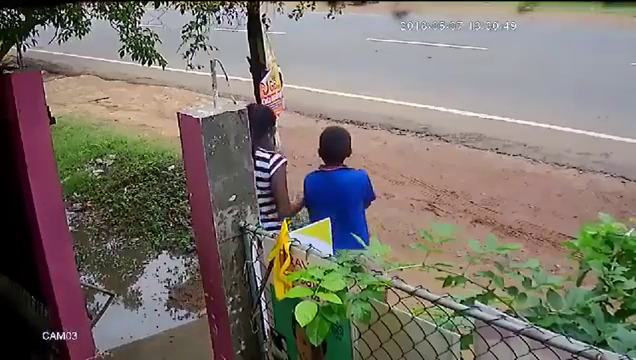
#> input picture frame 48 of Zensafe_Website_Backend/uploads/1740441847288-Road Accident CCTV_360p.mp4, 636 x 360 px, given in place of CCTV3.mp4, which was not available
$ python make_h5.py
#> lines starting #> are read from the running program, lines starting #| are printed output that depends on the picture; pictures that were not available may be replaced by others from this repository, and a replacement may not be noted
import cv2
import h5py
import os
from tqdm import tqdm
import numpy as np

"""
For training speed, we translate the video datasets into a single h5py file for reducing the indexing time in Disk
By keeping the compressed type as JPG, we can reduce the memory space

Here, we give the example as translating UCF-Crime training set into a single h5py file, you can modify it for other dataset
OR
You can modify the datasets/dataset.py for directly using the video files for testing!

"""


# [23 lines left out: function Video2ImgH5, not called in this run]


def Video2ImgH5_single(video_path, h5_path, segment_len=16, max_vid_len=10000000):
    """
    Convert a video to frames and save them as an H5 file for I3D model inference.
    Args:
        video_path (str): Path to the input video file.
        h5_path (str): Path to save the resulting H5 file.
        segment_len (int): The number of frames to process together in one batch.
        max_vid_len (int): Maximum video length in frames to process.
    """
#> called with video_path = 'C:\\Users\\pavan\\Downloads\\CCTV3.mp4', h5_path = 'C:\\Users\\pavan\\Downloads\\CCTV3.h5', segment_len = 16, max_vid_len = 10000000

    try:
        # Open the H5 file in append mode
        with h5py.File(h5_path, 'a') as h:

            # Open the video capture
            vc = cv2.VideoCapture(video_path)
            if not vc.isOpened():
                raise ValueError(f"Could not open video file {video_path}")

            vid_len = int(vc.get(cv2.CAP_PROP_FRAME_COUNT))
            vid_len = min(vid_len, max_vid_len)  # Limit video length to max_vid_len
            vidi = video_path.split('\\')[-1]
            print(f">>> Processing video {vidi} with {vid_len} frames.")

            # Process the video in segments of length `segment_len`
            for i in range(int(vid_len // segment_len)):
                tmp_frames = []
                key = os.path.basename(video_path).split('.')[0] + '-{0:06d}'.format(i)

                for j in range(segment_len):
                    ret, frame = vc.read()
                    if not ret:
                        print('Error reading frame, exiting...')
                        break  # Exit if frame reading fails

                    # Resize or preprocess frame if needed
                    # frame = cv2.resize(frame, (224, 224))  # Uncomment if resizing is needed

                    _, frame = cv2.imencode('.JPEG', frame)  # Encode frame to JPEG format
                    frame = np.array(frame).tobytes()  # Convert to bytes
                    tmp_frames.append(frame)

                # Check if frames were read
                if len(tmp_frames) == segment_len:
                    tmp_frames = np.asarray(tmp_frames)
                    # If dataset exists, delete it before creating new one
                    if key in h:
                        del h[key]  # Delete existing dataset with the same name
                    h.create_dataset(key, data=tmp_frames, chunks=True)
                else:
                    print(f"Error: Could not read enough frames for segment {i}.")
                    break  # Stop processing if not enough frames were read
#> this loop made 2 passes
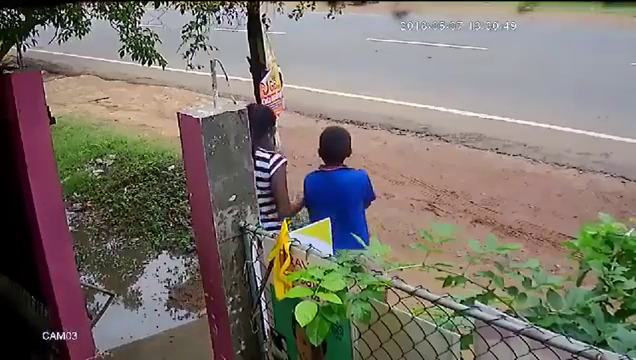
#> input picture frame 48 of Zensafe_Website_Backend/uploads/1740441847288-Road Accident CCTV_360p.mp4, 636 x 360 px, given in place of CCTV3.mp4, which was not available
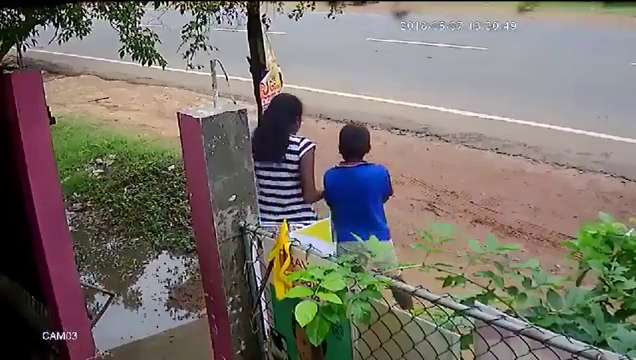
#> input picture frame 54 of Zensafe_Website_Backend/uploads/1740441847288-Road Accident CCTV_360p.mp4, 636 x 360 px, given in place of CCTV3.mp4, which was not available
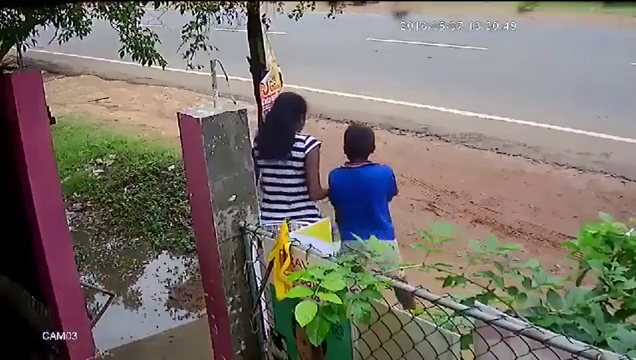
#> input picture frame 56 of Zensafe_Website_Backend/uploads/1740441847288-Road Accident CCTV_360p.mp4, 636 x 360 px, given in place of CCTV3.mp4, which was not available
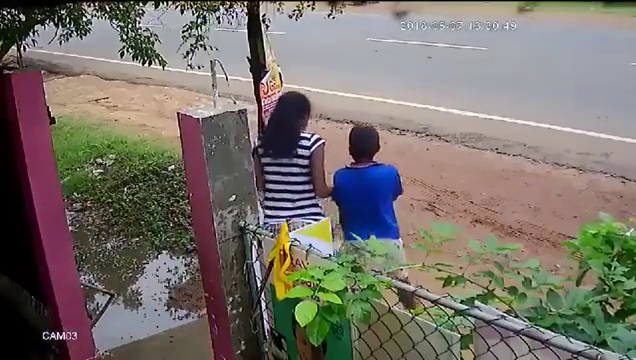
#> input picture frame 57 of Zensafe_Website_Backend/uploads/1740441847288-Road Accident CCTV_360p.mp4, 636 x 360 px, given in place of CCTV3.mp4, which was not available
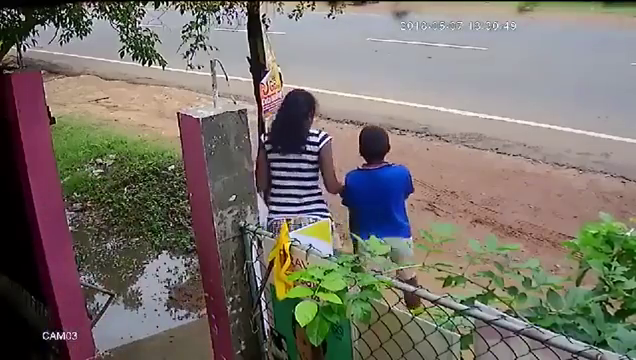
#> input picture frame 58 of Zensafe_Website_Backend/uploads/1740441847288-Road Accident CCTV_360p.mp4, 636 x 360 px, given in place of CCTV3.mp4, which was not available
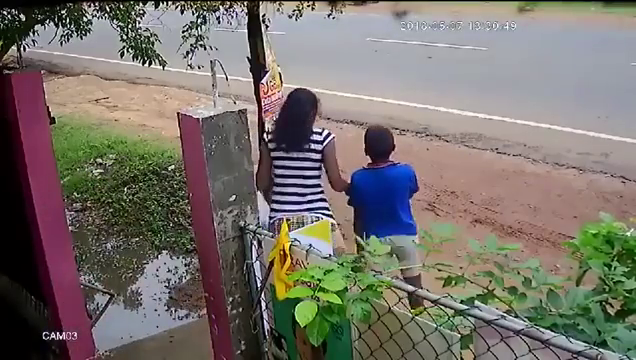
#> input picture frame 60 of Zensafe_Website_Backend/uploads/1740441847288-Road Accident CCTV_360p.mp4, 636 x 360 px, given in place of CCTV3.mp4, which was not available
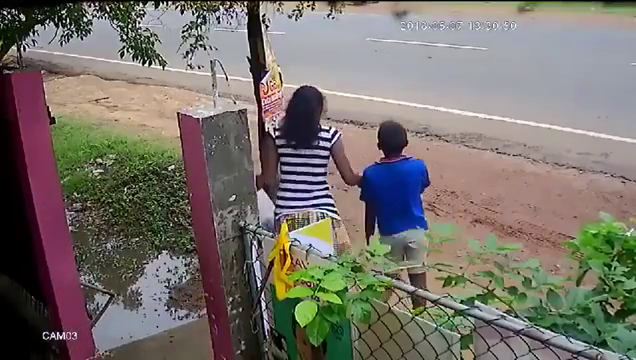
#> input picture frame 62 of Zensafe_Website_Backend/uploads/1740441847288-Road Accident CCTV_360p.mp4, 636 x 360 px, given in place of CCTV3.mp4, which was not available
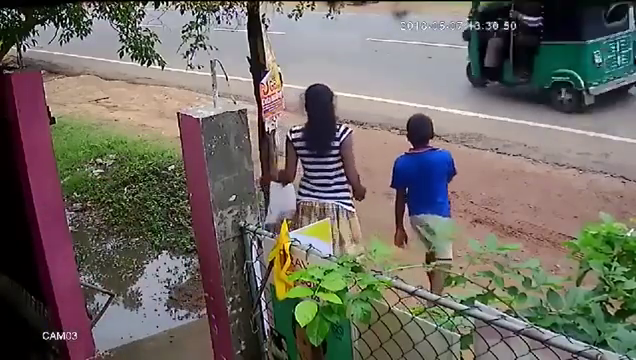
#> input picture frame 77 of Zensafe_Website_Backend/uploads/1740441847288-Road Accident CCTV_360p.mp4, 636 x 360 px, given in place of CCTV3.mp4, which was not available

            # print(f"Video processed and saved to H5 file {h5_path}.")
    except Exception as e:
        print(f"Error creating H5 file: {e}")
        raise

if __name__ == '__main__':
    video_path = r"C:\Users\pavan\Downloads\CCTV3.mp4" # Specify your video path here
    h5_file_path = r"C:\Users\pavan\Downloads\CCTV3.h5"  # Specify your H5 file path here

    Video2ImgH5_single(video_path, h5_file_path, segment_len=16)


    # [34 lines of commented-out code are left out]

$ run again, starting later in the video
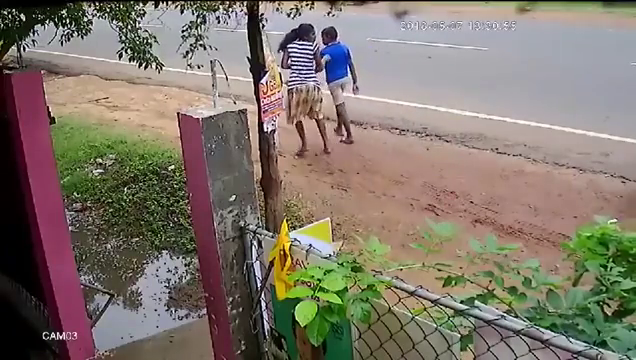
#> input picture frame 216 of Zensafe_Website_Backend/uploads/1740441847288-Road Accident CCTV_360p.mp4, 636 x 360 px, given in place of CCTV3.mp4, which was not available
#> the loop in Video2ImgH5_single, `for i in range(int(vid_len // segment_len)):` made 2 passes
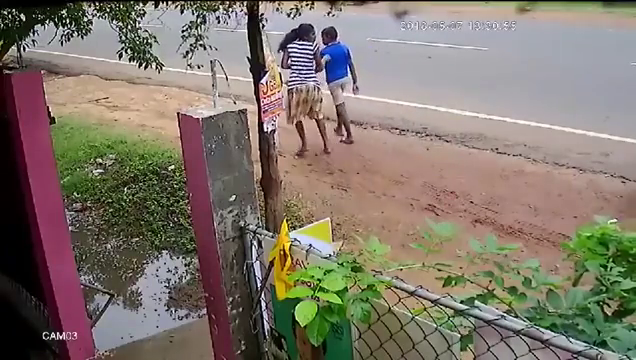
#> input picture frame 216 of Zensafe_Website_Backend/uploads/1740441847288-Road Accident CCTV_360p.mp4, 636 x 360 px, given in place of CCTV3.mp4, which was not available
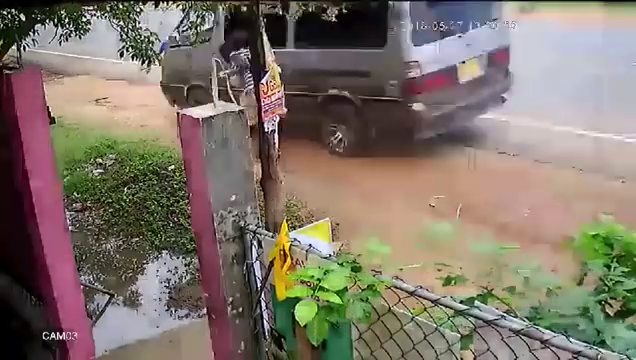
#> input picture frame 231 of Zensafe_Website_Backend/uploads/1740441847288-Road Accident CCTV_360p.mp4, 636 x 360 px, given in place of CCTV3.mp4, which was not available
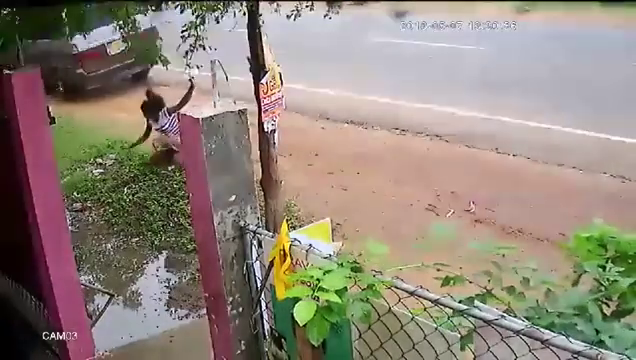
#> input picture frame 245 of Zensafe_Website_Backend/uploads/1740441847288-Road Accident CCTV_360p.mp4, 636 x 360 px, given in place of CCTV3.mp4, which was not available
